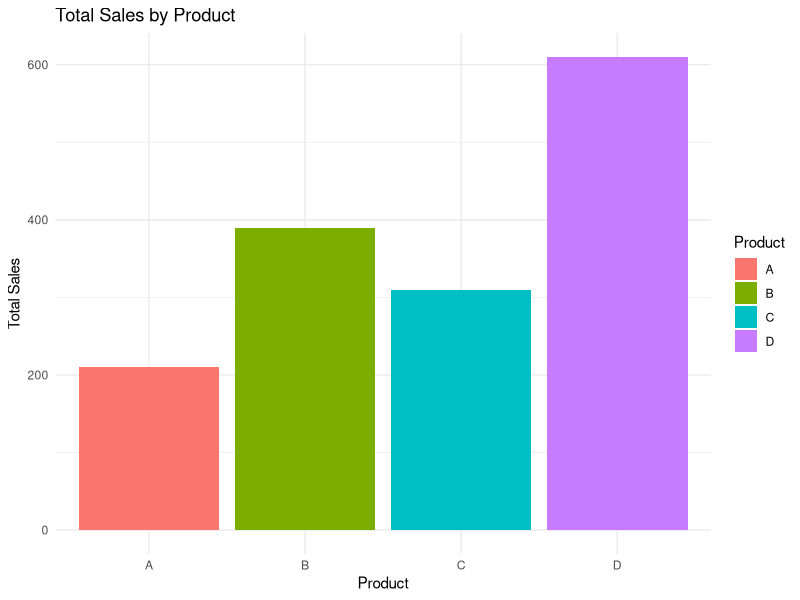

R code for this plot:
# Load required libraries
library(dplyr)
library(ggplot2)

# Create a sample dataset
data <- data.frame(
  Product = c('A', 'B', 'C', 'D'),
  Sales_Q1 = c(100, 200, 150, 300),
  Sales_Q2 = c(110, 190, 160, 310),
  Category = c('Electronics', 'Clothing', 'Electronics', 'Clothing')
)

# Add total sales and growth percentage columns
data <- data %>%
  mutate(
    Total_Sales = Sales_Q1 + Sales_Q2,
    Growth_Percent = ((Sales_Q2 - Sales_Q1) / Sales_Q1) * 100
  )

# Calculate average total sales by category
category_sales <- data %>%
  group_by(Category) %>%
  summarise(Avg_Total_Sales = mean(Total_Sales))

# Plot total sales by product
ggplot(data, aes(x = Product, y = Total_Sales, fill = Product)) +
  geom_bar(stat = "identity") +
  ggtitle("Total Sales by Product") +
  xlab("Product") +
  ylab("Total Sales") +
  theme_minimal()

# Print results
print("Original DataFrame:")
print(data)

print("\nCategory-wise Average Total Sales:")
print(category_sales)

# Save results to a CSV file
write.csv(data, "sales_analysis.csv", row.names = FALSE)
print("\nResults saved to sales_analysis.csv")
